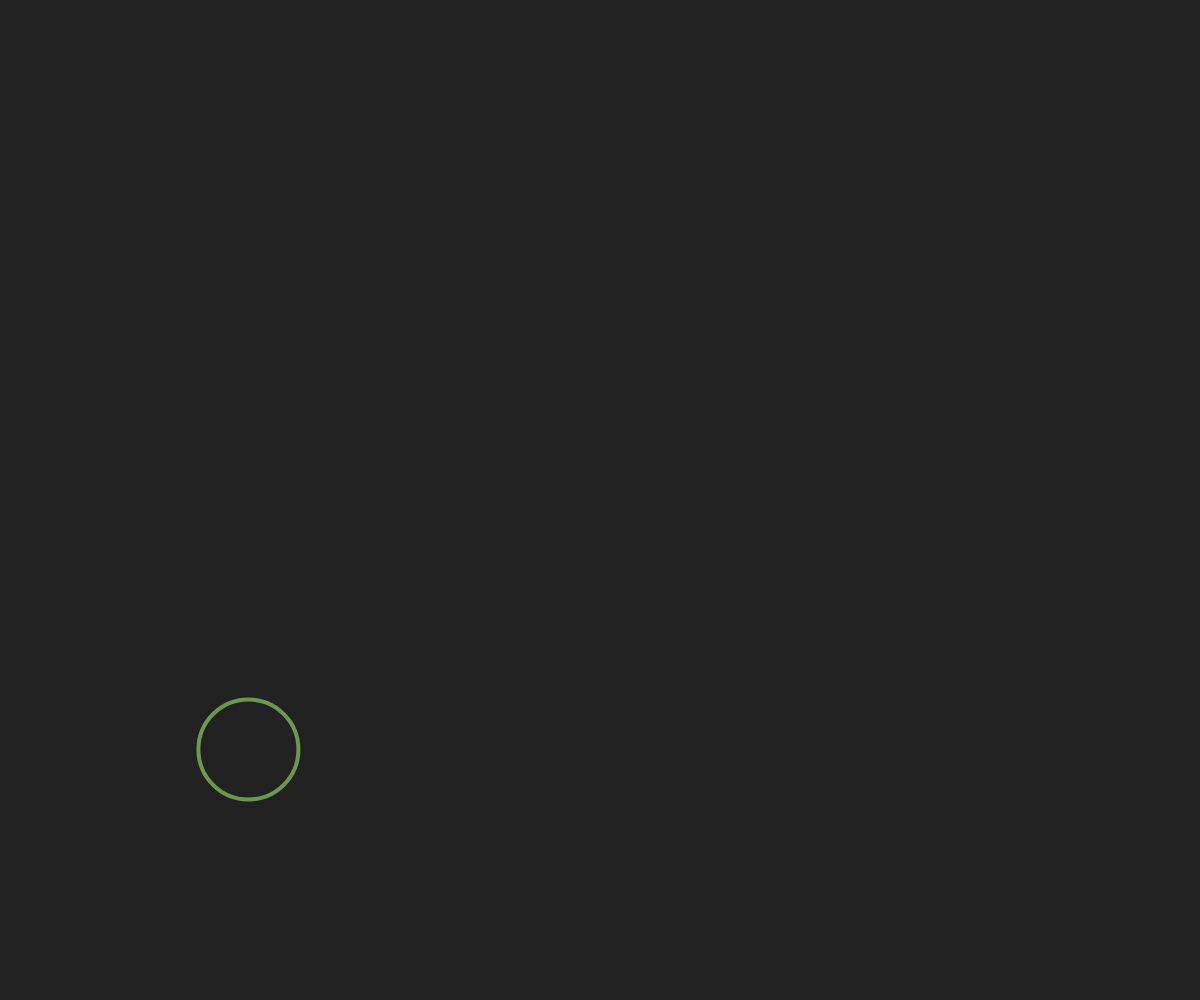
Frame 1 (no input)
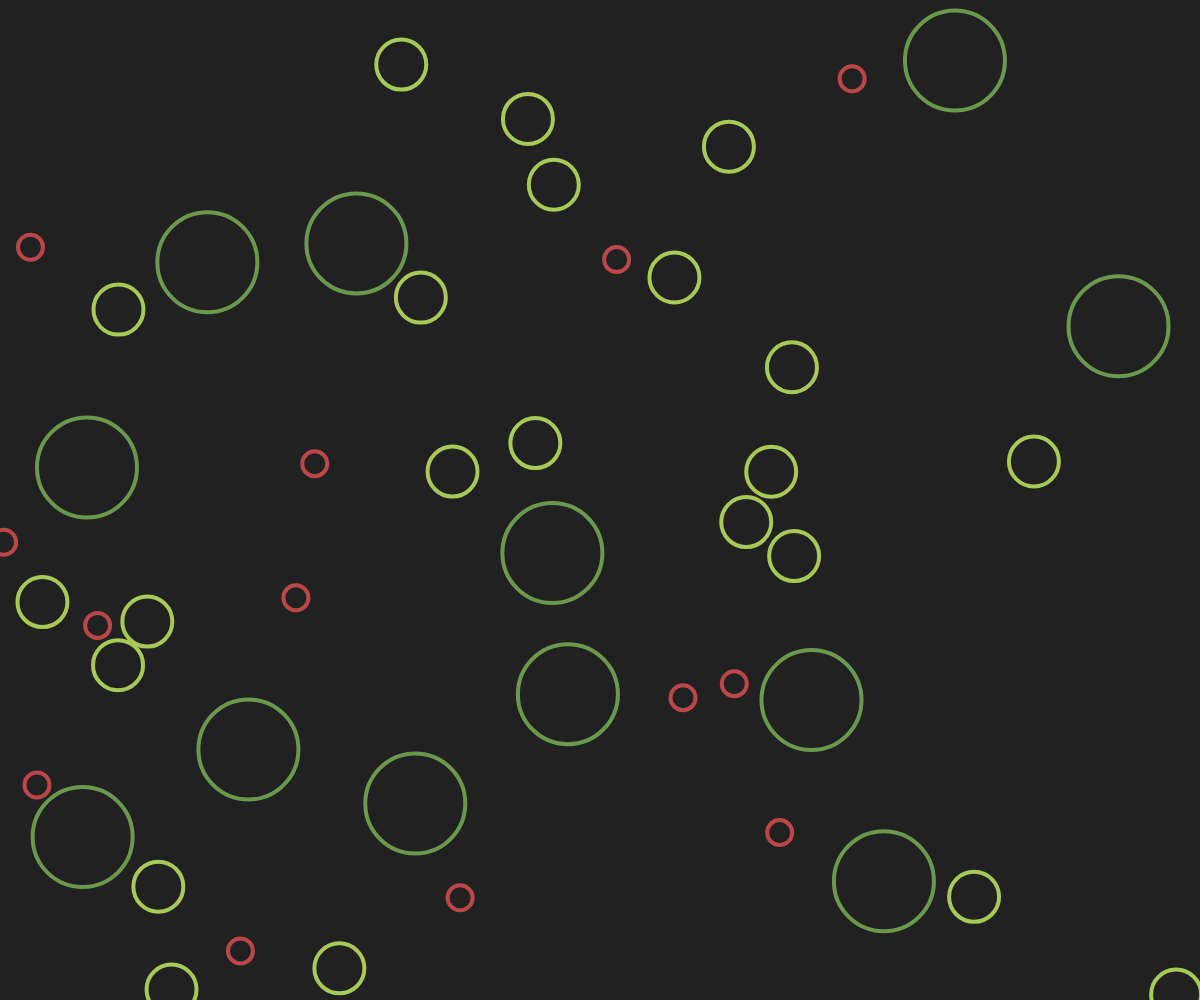
Frame 60 (no input)
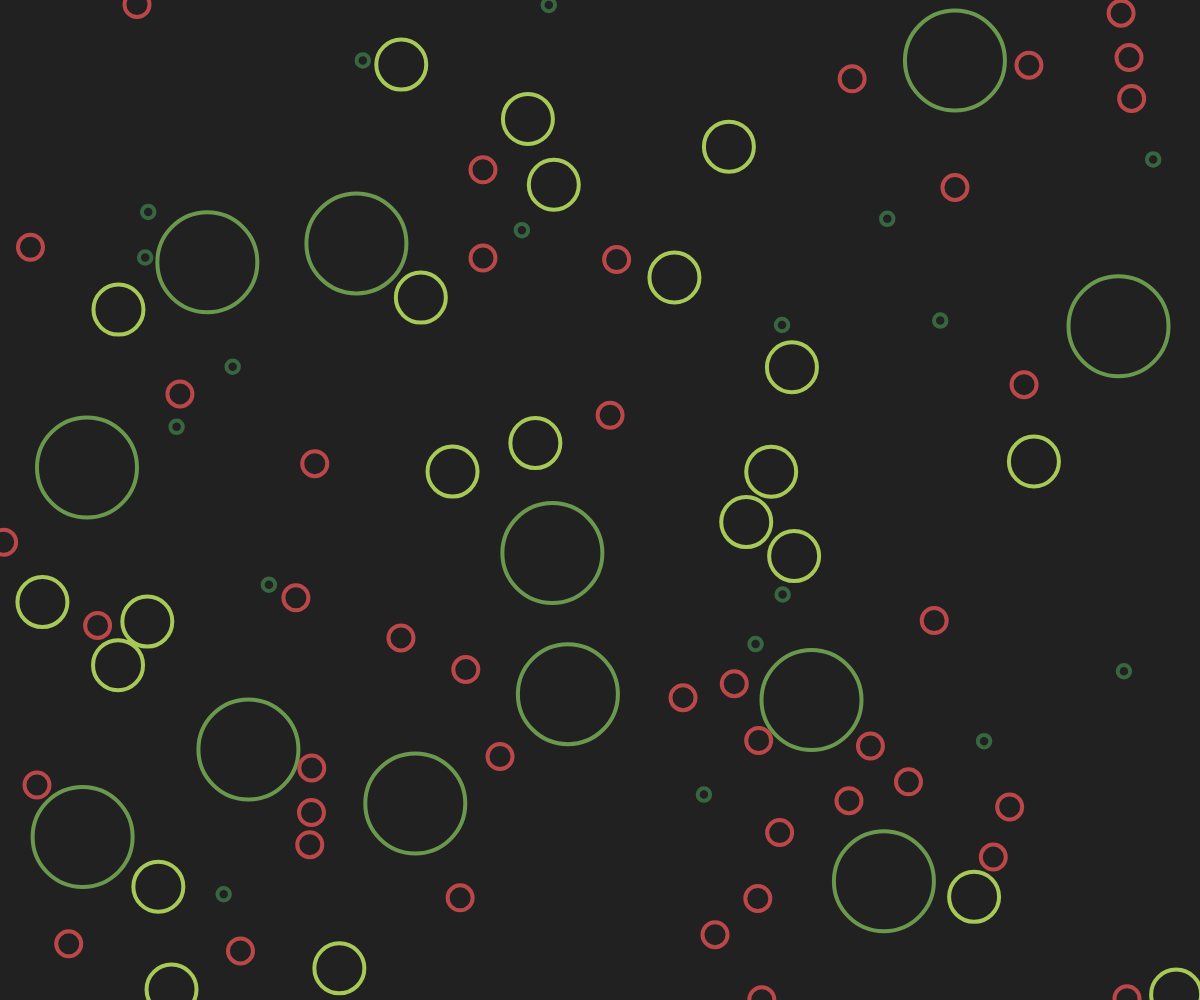
Frame 120 (the mouse pressed at the canvas centre since frame 60)

The p5.js sketch that drew these frames (run headless with seeded random() and noise() and a simulated clock; from frame 60 on, the mouse is pressed at the canvas centre):

// p5.js sketch
// ── sketch.js
//==========
// p5.js

const palette = ["#A7C957", "#F2E8CF", "#386641", "#6A994E", "#BC4749"];

let shapes = [];

let counter = 0;
let max = 10;
let radius = 50;

function setup(){
	createCanvas(windowWidth, windowHeight);
	frameRate(32);
	angleMode(DEGREES);
	background(33);

	changeColor();
}

function draw(){

	let cX = random(width);
	let cY = random(height);
	let shape = createShape(cX, cY, radius);
	if(isCollideOther(shape)) return;
	// Draw
	circle(shape.x, shape.y, shape.r*2);
	// Push
	shapes.push(shape);
	// Counter
	if(max < counter++){
		counter = 0;
		max *= 2;
		radius *= 0.5;
		changeColor();
	}
	// Stop
	if(1000 < shapes.length){
		console.log("Finish!!");
		noLoop();
	}
}

function isCollideOther(target){

	for(let shape of shapes){
		let dX = target.x - shape.x;
		let dY = target.y - shape.y;
		let dist = Math.sqrt(dX*dX + dY*dY);
		if(dist < target.r + shape.r){
			return true;
		}
	}
	return false;
}

function createShape(cX, cY, r){
	let shape = {x: cX, y: cY, r: r};
	return shape;
}

function changeColor(){
	let c = floor(random(palette.length));
	stroke(palette[c]);
	strokeWeight(4);
	noFill();
}
